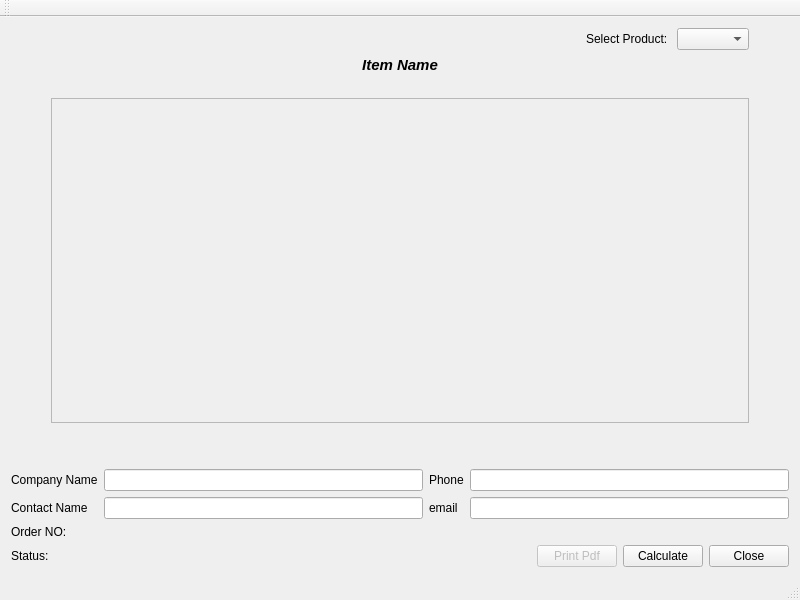
<?xml version="1.0" encoding="UTF-8"?>
<ui version="4.0">
 <class>MainWindow</class>
 <widget class="QMainWindow" name="MainWindow">
  <property name="geometry">
   <rect>
    <x>0</x>
    <y>0</y>
    <width>800</width>
    <height>600</height>
   </rect>
  </property>
  <property name="minimumSize">
   <size>
    <width>800</width>
    <height>600</height>
   </size>
  </property>
  <property name="windowTitle">
   <string/>
  </property>
  <widget class="QWidget" name="centralWidget">
   <layout class="QVBoxLayout" name="verticalLayout_7">
    <item>
     <layout class="QHBoxLayout" name="horizontalLayout">
      <item>
       <spacer name="horizontalSpacer_6">
        <property name="orientation">
         <enum>Qt::Horizontal</enum>
        </property>
        <property name="sizeHint" stdset="0">
         <size>
          <width>40</width>
          <height>20</height>
         </size>
        </property>
       </spacer>
      </item>
      <item>
       <spacer name="horizontalSpacer">
        <property name="orientation">
         <enum>Qt::Horizontal</enum>
        </property>
        <property name="sizeHint" stdset="0">
         <size>
          <width>40</width>
          <height>20</height>
         </size>
        </property>
       </spacer>
      </item>
      <item>
       <widget class="QLabel" name="label">
        <property name="text">
         <string>Select Product: </string>
        </property>
       </widget>
      </item>
      <item>
       <widget class="QComboBox" name="comboBox"/>
      </item>
      <item>
       <spacer name="horizontalSpacer_5">
        <property name="orientation">
         <enum>Qt::Horizontal</enum>
        </property>
        <property name="sizeType">
         <enum>QSizePolicy::Preferred</enum>
        </property>
        <property name="sizeHint" stdset="0">
         <size>
          <width>40</width>
          <height>20</height>
         </size>
        </property>
       </spacer>
      </item>
     </layout>
    </item>
    <item>
     <layout class="QVBoxLayout" name="verticalLayout">
      <item>
       <widget class="QLabel" name="Item_label">
        <property name="font">
         <font>
          <pointsize>11</pointsize>
          <weight>75</weight>
          <italic>true</italic>
          <bold>true</bold>
         </font>
        </property>
        <property name="text">
         <string>Item Name</string>
        </property>
        <property name="alignment">
         <set>Qt::AlignCenter</set>
        </property>
       </widget>
      </item>
      <item>
       <spacer name="verticalSpacer">
        <property name="orientation">
         <enum>Qt::Vertical</enum>
        </property>
        <property name="sizeType">
         <enum>QSizePolicy::Fixed</enum>
        </property>
        <property name="sizeHint" stdset="0">
         <size>
          <width>20</width>
          <height>18</height>
         </size>
        </property>
       </spacer>
      </item>
      <item>
       <layout class="QHBoxLayout" name="horizontalLayout_3">
        <item>
         <spacer name="horizontalSpacer_3">
          <property name="orientation">
           <enum>Qt::Horizontal</enum>
          </property>
          <property name="sizeType">
           <enum>QSizePolicy::Fixed</enum>
          </property>
          <property name="sizeHint" stdset="0">
           <size>
            <width>40</width>
            <height>20</height>
           </size>
          </property>
         </spacer>
        </item>
        <item>
         <widget class="QScrollArea" name="scrollArea">
          <property name="widgetResizable">
           <bool>true</bool>
          </property>
          <widget class="QWidget" name="scrollAreaWidgetContents">
           <property name="geometry">
            <rect>
             <x>0</x>
             <y>0</y>
             <width>684</width>
             <height>295</height>
            </rect>
           </property>
           <layout class="QVBoxLayout" name="verticalLayout_4"/>
          </widget>
         </widget>
        </item>
        <item>
         <spacer name="horizontalSpacer_4">
          <property name="orientation">
           <enum>Qt::Horizontal</enum>
          </property>
          <property name="sizeType">
           <enum>QSizePolicy::Fixed</enum>
          </property>
          <property name="sizeHint" stdset="0">
           <size>
            <width>40</width>
            <height>20</height>
           </size>
          </property>
         </spacer>
        </item>
       </layout>
      </item>
      <item>
       <spacer name="verticalSpacer_2">
        <property name="orientation">
         <enum>Qt::Vertical</enum>
        </property>
        <property name="sizeType">
         <enum>QSizePolicy::Fixed</enum>
        </property>
        <property name="sizeHint" stdset="0">
         <size>
          <width>20</width>
          <height>40</height>
         </size>
        </property>
       </spacer>
      </item>
     </layout>
    </item>
    <item>
     <layout class="QHBoxLayout" name="horizontalLayout_4">
      <item>
       <layout class="QVBoxLayout" name="verticalLayout_6">
        <item>
         <widget class="QLabel" name="label_3">
          <property name="text">
           <string>Company Name</string>
          </property>
         </widget>
        </item>
        <item>
         <widget class="QLabel" name="label_4">
          <property name="text">
           <string>Contact Name</string>
          </property>
         </widget>
        </item>
       </layout>
      </item>
      <item>
       <layout class="QVBoxLayout" name="verticalLayout_5">
        <item>
         <widget class="QLineEdit" name="companyLE"/>
        </item>
        <item>
         <widget class="QLineEdit" name="nameLE"/>
        </item>
       </layout>
      </item>
      <item>
       <layout class="QVBoxLayout" name="verticalLayout_3">
        <item>
         <widget class="QLabel" name="label_6">
          <property name="text">
           <string>Phone</string>
          </property>
         </widget>
        </item>
        <item>
         <widget class="QLabel" name="label_7">
          <property name="text">
           <string>email</string>
          </property>
         </widget>
        </item>
       </layout>
      </item>
      <item>
       <layout class="QVBoxLayout" name="verticalLayout_2">
        <item>
         <widget class="QLineEdit" name="phoneLE"/>
        </item>
        <item>
         <widget class="QLineEdit" name="emailLE"/>
        </item>
       </layout>
      </item>
     </layout>
    </item>
    <item>
     <widget class="QLabel" name="orderL">
      <property name="text">
       <string>Order NO: </string>
      </property>
     </widget>
    </item>
    <item>
     <layout class="QHBoxLayout" name="horizontalLayout_2">
      <item>
       <widget class="QLabel" name="label_2">
        <property name="text">
         <string>Status: </string>
        </property>
       </widget>
      </item>
      <item>
       <widget class="QLabel" name="statusLabel">
        <property name="text">
         <string/>
        </property>
       </widget>
      </item>
      <item>
       <spacer name="horizontalSpacer_2">
        <property name="orientation">
         <enum>Qt::Horizontal</enum>
        </property>
        <property name="sizeHint" stdset="0">
         <size>
          <width>40</width>
          <height>20</height>
         </size>
        </property>
       </spacer>
      </item>
      <item>
       <widget class="QPushButton" name="pushButtonPrintPdf">
        <property name="enabled">
         <bool>false</bool>
        </property>
        <property name="text">
         <string>Print Pdf</string>
        </property>
       </widget>
      </item>
      <item>
       <widget class="QPushButton" name="pushButtonCalculate">
        <property name="text">
         <string>Calculate</string>
        </property>
       </widget>
      </item>
      <item>
       <widget class="QPushButton" name="pushButtonClose">
        <property name="text">
         <string>Close</string>
        </property>
       </widget>
      </item>
     </layout>
    </item>
   </layout>
  </widget>
  <widget class="QMenuBar" name="mainMenuBar">
   <property name="geometry">
    <rect>
     <x>0</x>
     <y>0</y>
     <width>800</width>
     <height>21</height>
    </rect>
   </property>
  </widget>
  <widget class="QToolBar" name="mainToolBar">
   <attribute name="toolBarArea">
    <enum>TopToolBarArea</enum>
   </attribute>
   <attribute name="toolBarBreak">
    <bool>false</bool>
   </attribute>
  </widget>
  <widget class="QStatusBar" name="statusBar"/>
 </widget>
 <layoutdefault spacing="6" margin="11"/>
 <tabstops>
  <tabstop>comboBox</tabstop>
  <tabstop>scrollArea</tabstop>
  <tabstop>pushButtonClose</tabstop>
 </tabstops>
 <resources/>
 <connections/>
</ui>
